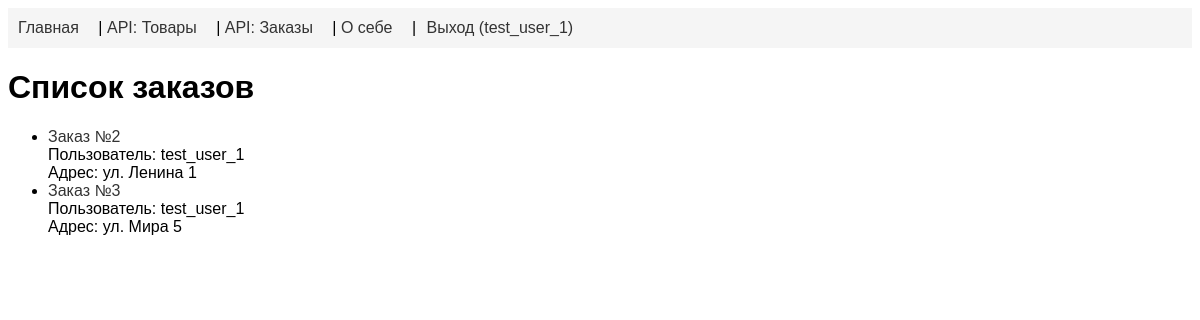
Page /orders/ (signed in) on the committed database.
### shopapp/models.py (models this page shows, shortened)
class Order(models.Model):
    user = models.ForeignKey(User, on_delete=models.CASCADE)
    products = models.ManyToManyField(Product, blank=True)
    customer_address = models.TextField(blank=True)
    notes = models.TextField(blank=True)

### shopapp/views.py (the view)
# urls.py: path("orders/", order_list, name="order_list"),
def order_list(request):
    if request.user.is_authenticated:
        orders = Order.objects.filter(user=request.user)
    else:
        orders = Order.objects.none()
    return render(request, "shopapp/order_list.html", {"orders": orders})

### shopapp/templates/shopapp/order_list.html (shortened to what this page needs)
{% extends 'base.html' %}
{% block content %}
<h1>Список заказов</h1>
{% if orders %}
    <ul>
        {% for order in orders %}
            <li>
                <a href="{% url 'shopapp:order_detail' order.pk %}">
                    Заказ №{{ order.pk }}
                </a>
                <br>
                Пользователь: {{ order.user.username }}
                <br>
                Адрес: {{ order.customer_address }}
            </li>
        {% endfor %}
    </ul>
{% else %}
    <p>Заказов пока нет.</p>
{% endif %}
{% endblock %}

### templates/base.html (shortened to what this page needs)
<!DOCTYPE html>
<html lang="ru">
<head>
</head>
<body>
    <nav>
        <a href="/">Главная</a> |
        <a href="/api/products/">API: Товары</a> |
        <a href="/api/orders/">API: Заказы</a> |
        {% if user.is_authenticated %}
            <a href="{% url 'accounts:about_me' %}">О себе</a> |
            <form action="{% url 'accounts:logout' %}" method="post" style="display:inline;">
                <button type="submit" class="logout-btn">Выход ({{ user.username }})</button>
            </form>
        {% else %}
            <a href="{% url 'accounts:login' %}">Вход</a>
        {% endif %}
    </nav>
    {% block content %}{% endblock %}
</body>
</html>

### templates/base.html (style rules this page uses)
body { font-family: Arial, sans-serif; }
nav { background-color: #f5f5f5; padding: 10px; margin-bottom: 20px; }
a { margin-right: 15px; text-decoration: none; color: #333; }
button.logout-btn { background: none; border: none; color: #333; cursor: pointer; text-decoration: none; margin-right: 15px; font-size: inherit; line-height: inherit; }

### rows in the picture
Order: pk "2", user.username "test_user_1", customer_address "ул. Ленина 1"
Order: pk "3", user.username "test_user_1", customer_address "ул. Мира 5"

### other values in the picture
{{ user.username }} "test_user_1"
